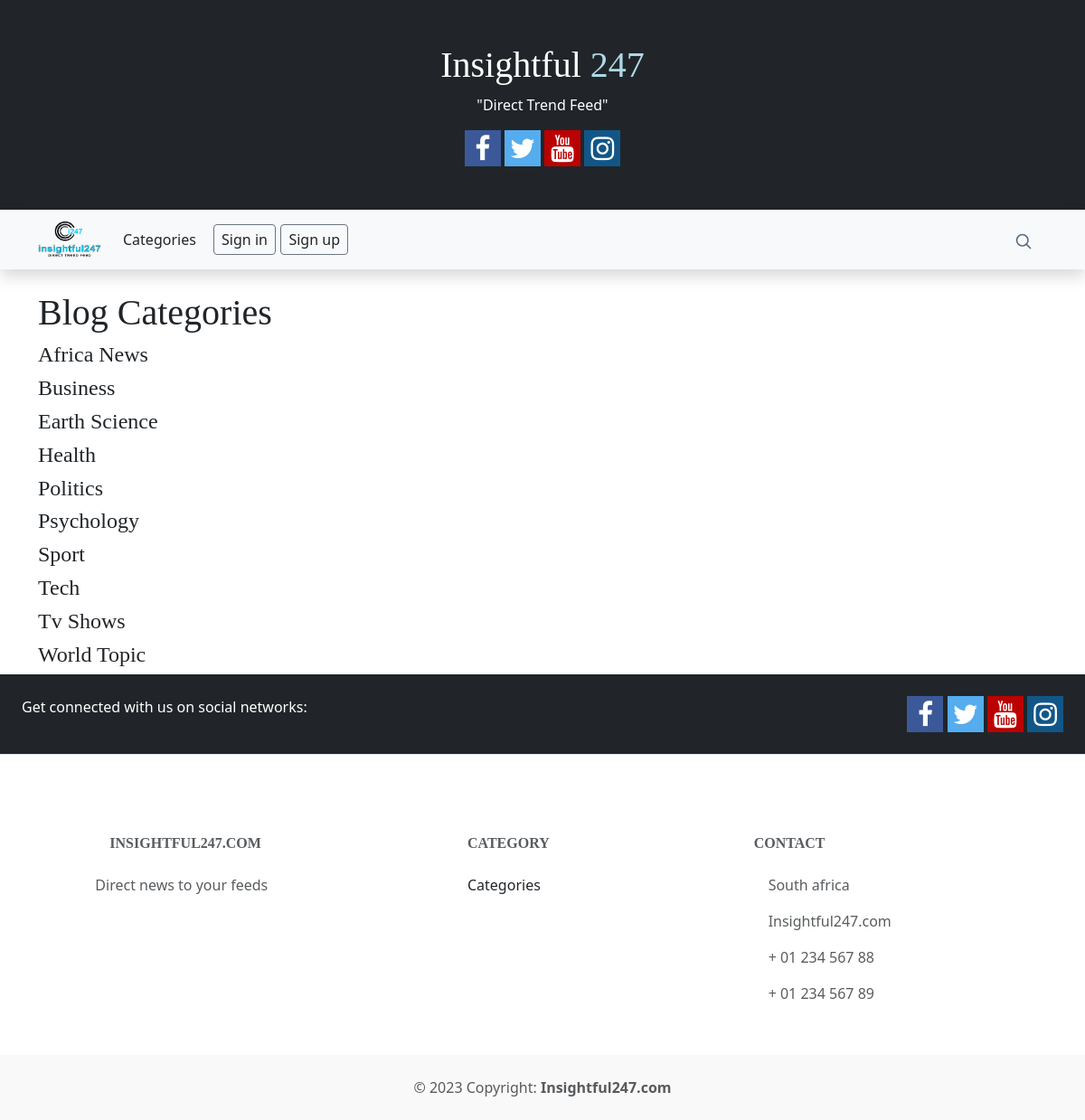
Screenshot of /category-list with the database file from the repository.
### theblog/models.py (models this page shows, shortened)
class Category(models.Model):
	name = models.CharField(max_length=100)
	class Meta:
		ordering = ('name',)
		verbose_name_plural ='Categories'
	def __str__(self):
		return self.name

### theblog/views.py (the view)
# urls.py: path('category-list', CategoryListView, name='category-list'),
def CategoryListView(request):
	cat_menu_list = Category.objects.all()
	return render(request, 'category_list.html', {'cat_menu_list':cat_menu_list})

### theblog/templates/category_list.html (shortened to what this page needs)
{% extends 'base.html' %}
{% block content %}
	<h1>Blog Categories</h1>
	{% for item in cat_menu_list %}
        <h4><a class="dropdown-item" href="{% url 'category' item|slugify %}">{{ item }}</a></h4>
    {% endfor %}
{% endblock %}

### static/theblog/css/variables.css (style rules this page uses)
:root { --font-default: 'EB Garamond', system-ui, -apple-system, "Segoe UI", Roboto, "Helvetica Neue", Arial, "Noto Sans", "Liberation Sans", sans-serif, "Apple Color Emoji", "Segoe UI Emoji", "Segoe UI Symbol", "Noto Color Emoji"; --font-primary: 'EB Garamond', serif; --font-secondary: 'Inter', sans-serif; --color-default: #212529; --color-default-rgb: 33, 37, 41; --color-links: #212529; --color-links-hover: #15171a; --color-primary: #212529; --color-primary-light: #26282c; --color-primary-dark: #0b0c0e; --color-primary-rgb: 33, 37, 41; --color-primary-light-rgb: 38, 40, 44; --color-primary-dark-rgb: 11, 12, 14; --color-secondary: #596d80; --color-secondary-light: #8498aa; --color-secondary-dark: #404f5c; --color-secondary-rgb: 89, 109, 128; --color-secondary-light-rgb: 132, 152, 170; --color-secondary-dark-rgb: 64, 79, 92; --color-blue: #0d6efd; --color-blue-rgb: 13, 110, 253; --color-indigo: #6610f2; --color-indigo-rgb: 102, 16, 242; --color-purple: #6f42c1; --color-purple-rgb: 111, 66, 193; --color-pink: #f3268c; --color-pink-rgb: 243, 38, 140; --color-red: #df1529; --color-red-rgb: 223, 21, 4; --color-orange: #fd7e14; --color-orange-rgb: 253, 126, 20; --color-yellow: #ffc107; --color-yellow-rgb: 255, 193, 7; --color-green: #059652; --color-green-rgb: 5, 150, 82; --color-teal: #20c997; --color-teal-rgb: 32, 201, 151; --color-cyan: #0dcaf0; --color-cyan-rgb: 13, 202, 240; --color-white: #ffffff; --color-white-rgb: 255, 255, 255; --color-gray: #6c757d; --color-gray-rgb: 108, 117, 125; --color-black: #000000; --color-black-rgb: 0, 0, 0; }
:root { --bs-blue: var(--color-blue); --bs-indigo: var(--color-indigo); --bs-purple: var(--color-purple); --bs-pink: var(--color-pink); --bs-red: var(--color-red); --bs-orange: var(--color-orange); --bs-yellow: var(--color-yellow); --bs-green: var(--color-green); --bs-teal: var(--color-teal); --bs-cyan: var(--color-cyan); --bs-white: var(--color-white); --bs-gray: var(--color-gray); --bs-gray-dark: #343a40; --bs-gray-100: #f8f9fa; --bs-gray-200: #e9ecef; --bs-gray-300: #dee2e6; --bs-gray-400: #ced4da; --bs-gray-500: #adb5bd; --bs-gray-600: #6c757d; --bs-gray-700: #495057; --bs-gray-800: #343a40; --bs-gray-900: #212529; --bs-primary: var(--color-blue); --bs-secondary: var(--color-blue); --bs-success: #198754; --bs-info: #0dcaf0; --bs-warning: #ffc107; --bs-danger: #dc3545; --bs-light: #f8f9fa; --bs-dark: #212529; --bs-primary-rgb: var(--color-primary-rgb); --bs-secondary-rgb: var(--color-secondary-rgb); --bs-success-rgb: 25, 135, 84; --bs-info-rgb: 13, 202, 240; --bs-warning-rgb: 255, 193, 7; --bs-danger-rgb: 220, 53, 69; --bs-light-rgb: 248, 249, 250; --bs-dark-rgb: 33, 37, 41; --bs-white-rgb: var(--color-white-rgb); --bs-black-rgb: var(--color-black-rgb); --bs-body-color-rgb: var(--color-default-rgb); --bs-body-bg-rgb: 255, 255, 255; --bs-font-sans-serif: var(--font-default); --bs-font-monospace: SFMono-Regular, Menlo, Monaco, Consolas, "Liberation Mono", "Courier New", monospace; --bs-gradient: linear-gradient(180deg, rgba(255, 255, 255, 0.15), rgba(255, 255, 255, 0)); --bs-body-font-family: var(--font-default); --bs-body-font-size: 1rem; --bs-body-font-weight: 400; --bs-body-line-height: 1.5; --bs-body-color: var(--color-default); --bs-body-bg: #fff; }

### static/theblog/css/main.css (style rules this page uses)
:root { scroll-behavior: smooth; }
a { color: var(--color-links); text-decoration: none; }
h1, h2, h3, h4, h5, h6 { font-family: var(--font-primary); }

### rows the page displays
Category: name "Africa News"
Category: name "Business"
Category: name "Earth Science"
Category: name "Health"
Category: name "Politics"
Category: name "Psychology"
Category: name "Sport"
Category: name "Tech"
Category: name "Tv Shows"
Category: name "World Topic"
